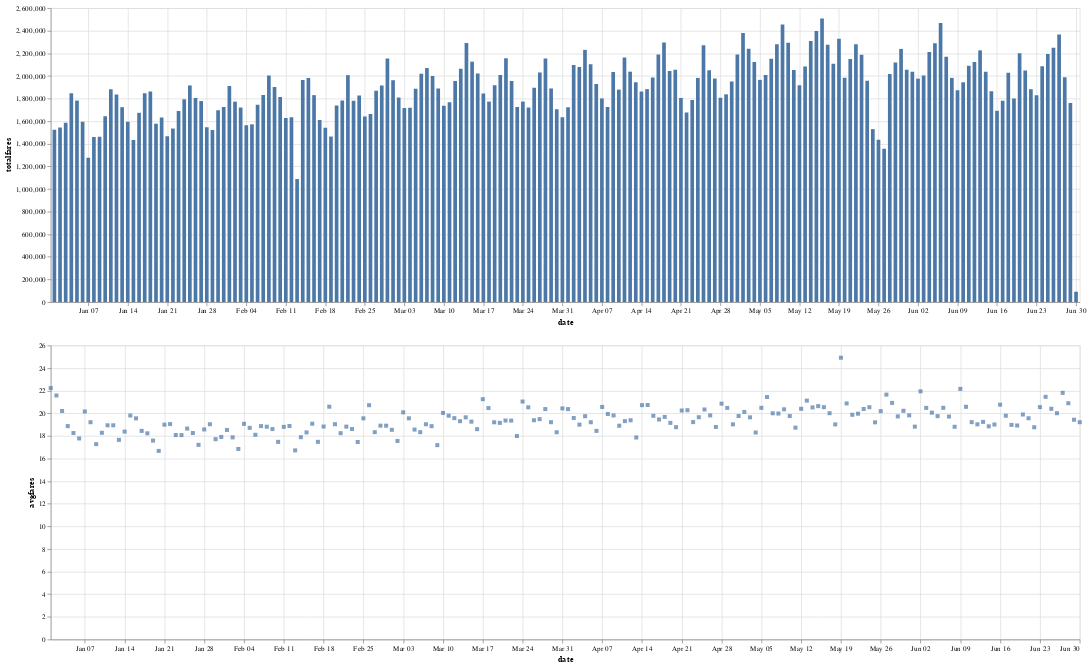

This figure's notebook cell:
### Code cell
import altair as alt
brush = alt.selection_interval()
details = alt.Chart(agg).mark_bar().encode(alt.X('date:T'),  alt.Y('totalfares:Q'), tooltip=[alt.Tooltip('date:T',format='%Y-%m-%d %H'),'totalfares:Q']
).properties( width=1400,  height=400 ).add_params( brush)

summary = alt.Chart(agg).mark_square().encode( alt.X('date:T'), alt.Y('avgfares:Q'), tooltip=['avgfares:Q'] ).properties(  width=1400,  height=400).transform_filter( brush)
details & summary

### Figure 1 — Vega-Lite specification as saved in the notebook (floating-point values rounded to 4 significant figures; data arrays with more than 128 entries replaced by an {"elided": "..."} marker saying what was removed)
{"config": {"view": {"continuousWidth": 300, "continuousHeight": 300}}, "vconcat": [{"mark": {"type": "bar"}, "encoding": {"tooltip": [{"field": "date", "format": "%Y-%m-%d %H", "type": "temporal"}, {"field": "totalfares", "type": "quantitative"}], "x": {"field": "date", "type": "temporal"}, "y": {"field": "totalfares", "type": "quantitative"}}, "height": 400, "name": "view_2", "width": 1400}, {"mark": {"type": "square"}, "encoding": {"tooltip": [{"field": "avgfares", "type": "quantitative"}], "x": {"field": "date", "type": "temporal"}, "y": {"field": "avgfares", "type": "quantitative"}}, "height": 400, "transform": [{"filter": {"param": "param_2"}}], "width": 1400}], "data": {"name": "data-d28fbf32a76507f1114ac0465d691c23"}, "params": [{"name": "param_2", "select": {"type": "interval"}, "views": ["view_2"]}], "$schema": "https://vega.github.io/schema/vega-lite/v5.20.1.json", "datasets": {"data-d28fbf32a76507f1114ac0465d691c23": {"elided": "182 records"}}}
